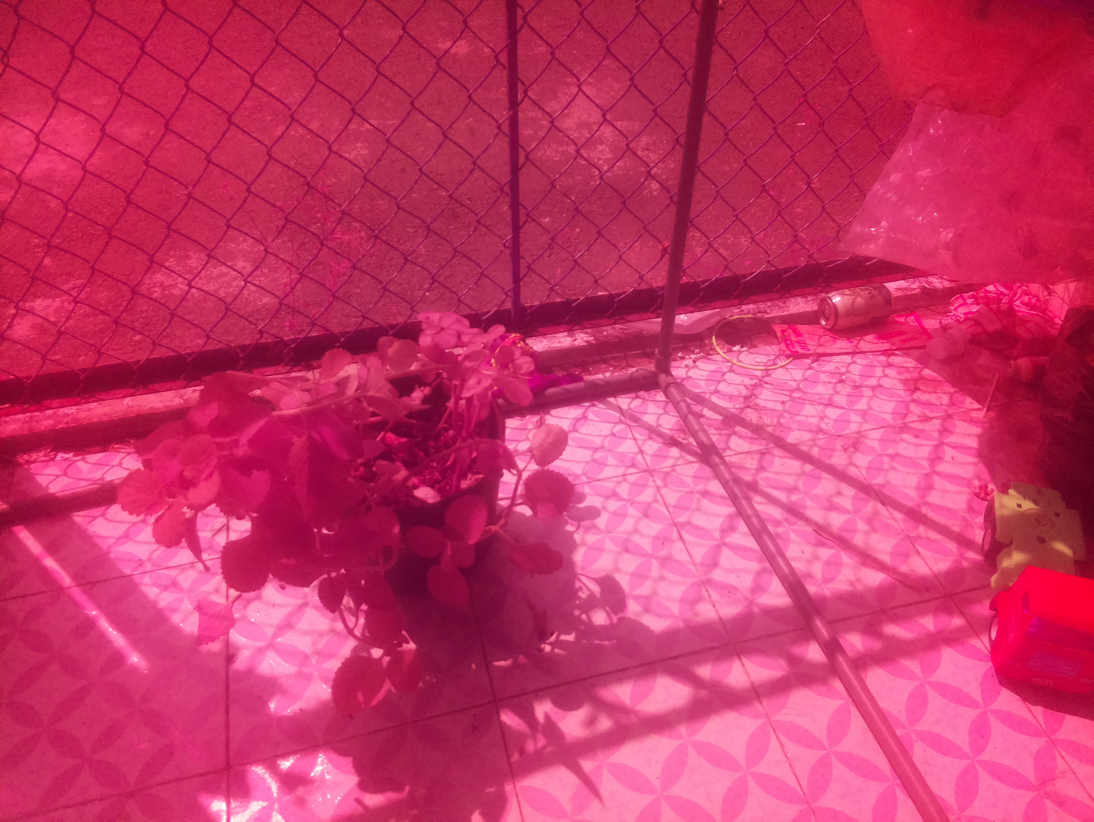
#> input picture 28325b.jpeg, 3280 x 2464 px (shown at 1/3 size)
$ python sift.py
#> lines starting #> are read from the running program, lines starting #| are printed output that depends on the picture; long printed decimals are rounded
import cv2
from matplotlib import pyplot as plt
import numpy as np

def filter_matches_with_mask(matches, mask):
    filtered_matches = []
    for i, m in enumerate(matches):
        if mask[i] == 1:  # mask là mảng NumPy, giá trị True được biểu diễn bằng 1
            filtered_matches.append(m)
    return filtered_matches
def split_red(rgb):
    _,_,r = cv2.split(rgb)
    return r

def align_image(img_nir,img_rgb): #sift
    sift = cv2.SIFT_create()

    kp1, des1 = sift.detectAndCompute(img_nir, None)
    kp2, des2 = sift.detectAndCompute(img_rgb, None)

    FLANN_INDEX_KDTREE = 1
    index_params = dict(algorithm=FLANN_INDEX_KDTREE, trees=5)
    search_params = dict(checks=50)
    flann = cv2.FlannBasedMatcher(index_params, search_params)

    matches = flann.knnMatch(des1, des2, k=2)

    good_matches = []
    for m, n in matches:
        if m.distance < 0.75 * n.distance:
            good_matches.append(m)
    print(f"Số lượng matches ban đầu: {len(good_matches)}")
    # Lấy tọa độ các điểm tương ứng
    src_pts = np.float32([kp1[m.queryIdx].pt for m in good_matches]).reshape(-1, 1, 2)
    dst_pts = np.float32([kp2[m.trainIdx].pt for m in good_matches]).reshape(-1, 1, 2)
    # Tìm ma trận homography
    H, mask = cv2.findHomography(src_pts, dst_pts, cv2.RANSAC, 5.0)
    filtered_matches = filter_matches_with_mask(good_matches, mask)
    print(f"Số lượng matches sau khi lọc: {len(filtered_matches)}")
    img_warp = cv2.warpPerspective(img_nir, H, (width,height))
    img3 = cv2.drawMatches(img_nir,kp1,img_rgb,kp2,filtered_matches[:],None, flags=2)
    return img_warp

nir_path ='28325b.jpeg'
rgb_path ='28325_2.jpeg'

img_nir = cv2.imread(nir_path, cv2.IMREAD_UNCHANGED)
#> img_nir is the input picture: shape (2464, 3280, 3); mean B, G, R 101.7, 52.8, 200.5
img_rgb = cv2.imread(rgb_path, cv2.IMREAD_UNCHANGED)
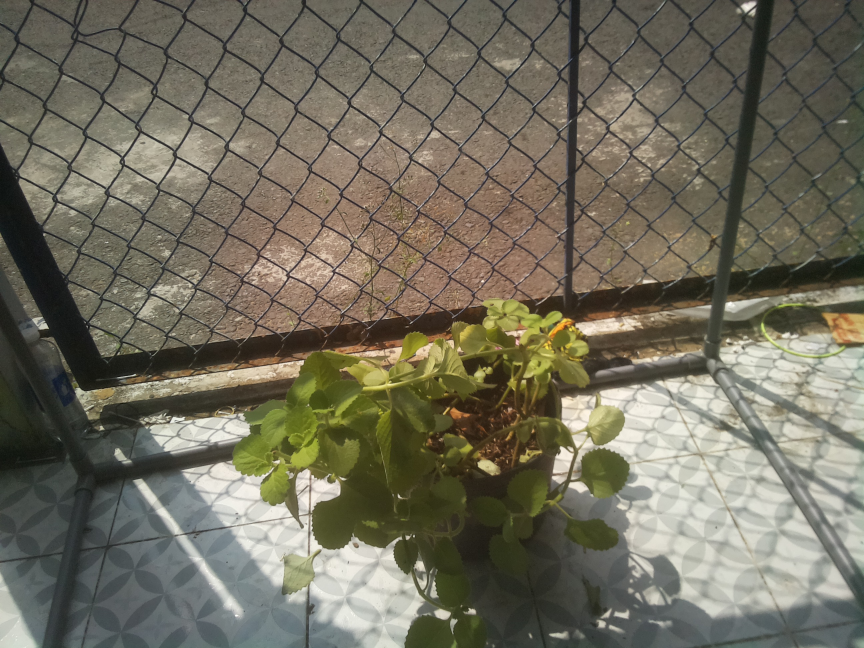
#> input picture 28325_2.jpeg, 2592 x 1944 px (shown at 1/3 size)
#> img_rgb is the input picture: shape (1944, 2592, 3); mean B, G, R 94, 110, 114.1

#resize hinh anh bang pp noi suy cubic

height, width, channels = img_nir.shape # h = 2464, w = 3280
#> height = 2464; width = 3280; channels = 3

img_rgb = cv2.resize(img_rgb,(width,height),cv2.INTER_CUBIC)
#> img_rgb: shape (2464, 3280, 3)
image_align = align_image(img_nir, img_rgb)
#> in align_image, `kp1, des1 = sift.detectAndCompute(img_nir, None)`: kp1 = 6261 keypoints; strongest (x, y, size): (2619, 688, 4.3), (2794, 393, 2.6), (2806, 641, 2.8), (2470, 968, 7.8)
#> in align_image, `kp2, des2 = sift.detectAndCompute(img_rgb, None)`: kp2 = 22373 keypoints; strongest (x, y, size): (1571, 2039, 5.1), (511, 1426, 5.4), (1594, 2150, 24.3), (1678, 2335, 30)
#> in align_image, `matches = flann.knnMatch(des1, des2, k=2)`: matches = 6261 matches
#> after the loop in align_image, `for m, n in matches:`: good_matches = 643 matches
#| Số lượng matches ban đầu: 643
#> in align_image, `src_pts = np.float32([kp1[m.queryIdx].pt for m in good_matches]).resha..`: src_pts = 643 rows, first 8: [62.79, 1381.8], [69.5, 1372.4], [76.96, 1370.8], [80.02, 1376.1], [96.76, 1397.6], [102.6, 1367.9], [108.9, 749.4], [110.5, 1365.5]
#> in align_image, `dst_pts = np.float32([kp2[m.trainIdx].pt for m in good_matches]).resha..`: dst_pts = 643 rows, first 8: [543.7, 1607.1], [548.7, 1595.9], [555.8, 1594.7], [558.8, 1600.4], [576.2, 1624.5], [582.9, 1593.2], [604.6, 929], [589.9, 1590.1]
#> in align_image, `H, mask = cv2.findHomography(src_pts, dst_pts, cv2.RANSAC, 5.0)`: H = [[0.905, -0.0681, 553.6], [-0.0604, 0.985, 165.9], [-6e-05, -3.46e-05, 1]]; mask = 643 values, max 1 at index 0, min 0 at index 6, mean 0.543
#> after the loop in filter_matches_with_mask, `for i, m in enumerate(matches):`: filtered_matches = 349 matches
#| Số lượng matches sau khi lọc: 349
cv2.imwrite('28325nir.jpeg',image_align)

#nir = cv2.imread('28325nir.jpeg',cv2.COLOR_BGR2GRAY)
red = split_red(img_rgb)
if len(image_align.shape) == 3: # nếu nir là ảnh màu chuyển về ảnh xám.
    b,g,nir = cv2.split(image_align)
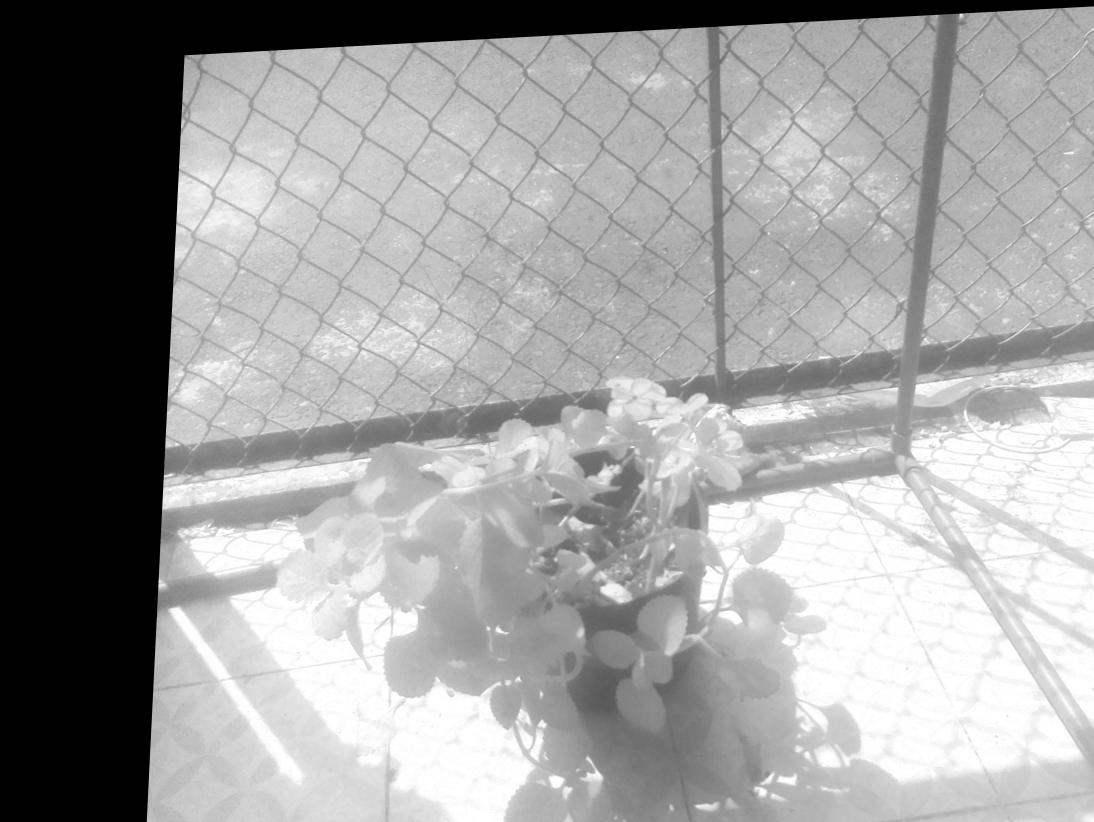
#> nir: shape (2464, 3280) (shown at 1/3 size); min 0, max 255, mean 157.3
print(red.shape)
#| (2464, 3280)
print(nir.shape)
#| (2464, 3280)

np.seterr(divide='ignore', invalid='ignore')

ndvi = (nir.astype(float) - red.astype(float) ) / (nir + red+1e-8)
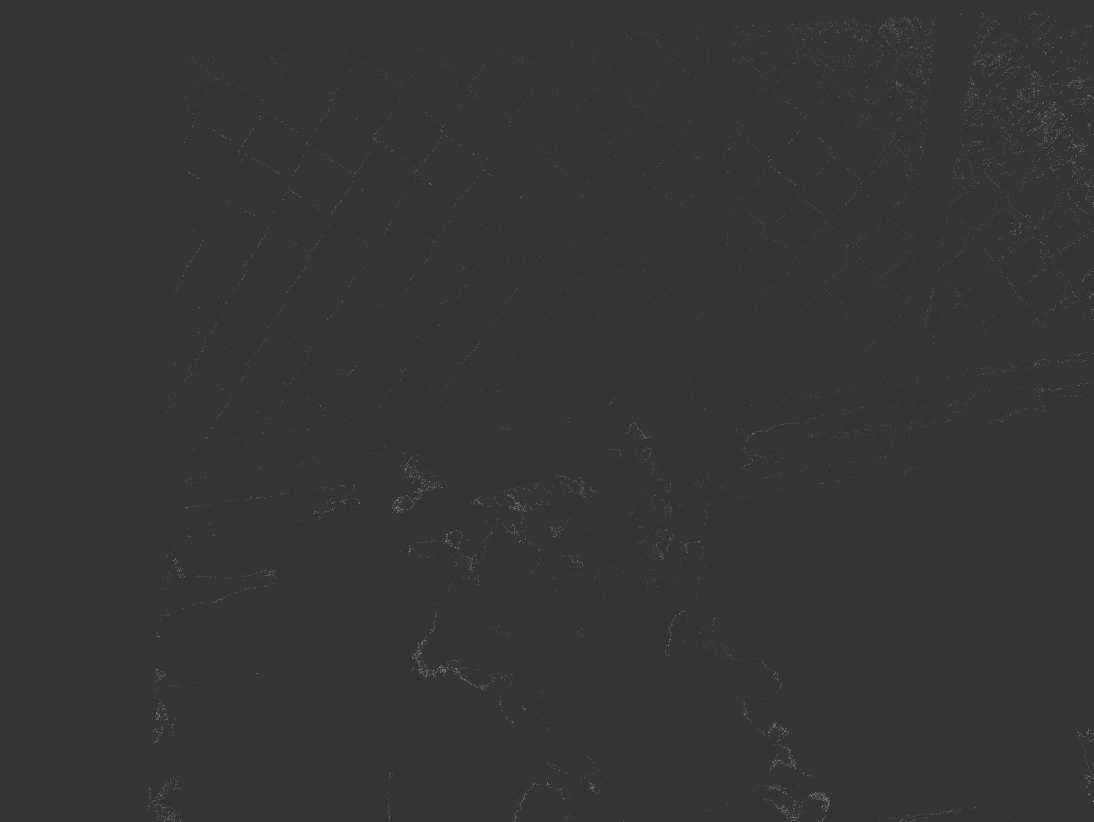
#> ndvi: shape (2464, 3280) float64 (shown at 1/3 size); min -5.2e+09, max 1.98e+10, mean 31205012.3; drawn with min black and max white
ndvi_normalized = ((ndvi + 1) / 2) * 255  # Chuyển từ -1,1 sang 0,255
ndvi_normalized = ndvi_normalized.astype(np.uint8)
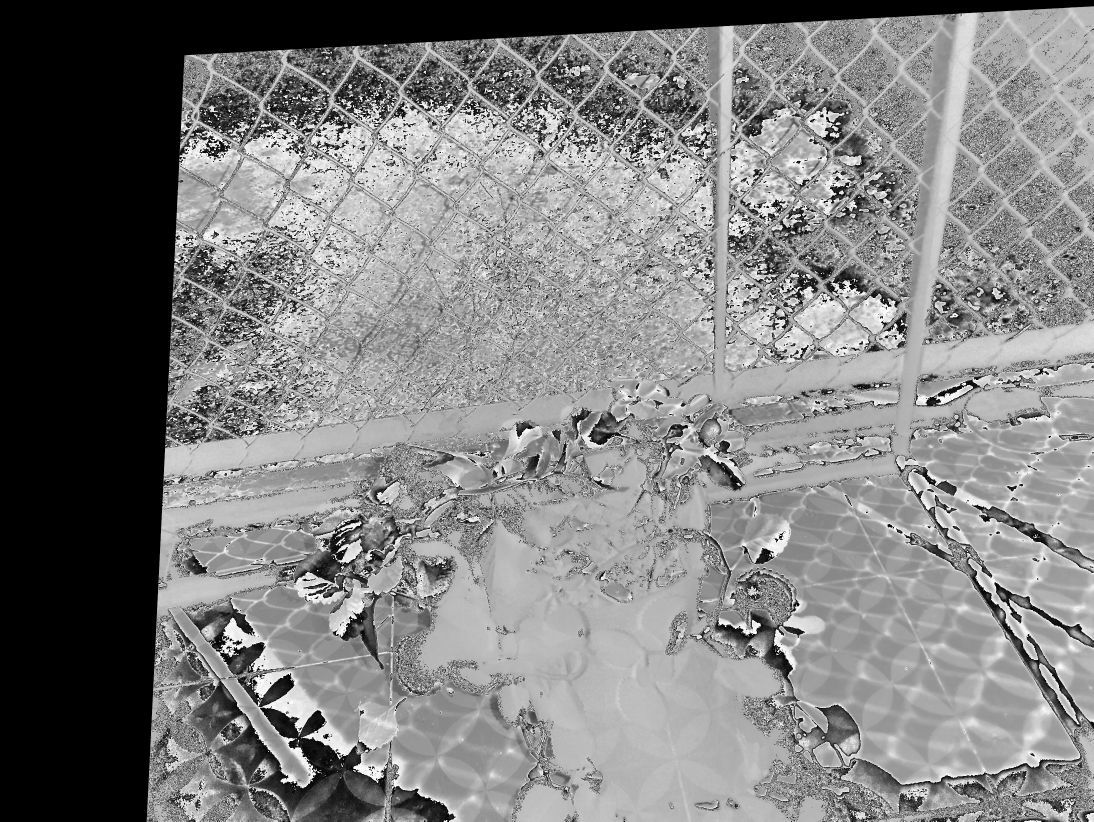
#> ndvi_normalized: shape (2464, 3280) (shown at 1/3 size); min 0, max 254, mean 126.9
ndvi_colored = cv2.applyColorMap(ndvi_normalized, cv2.COLORMAP_JET)
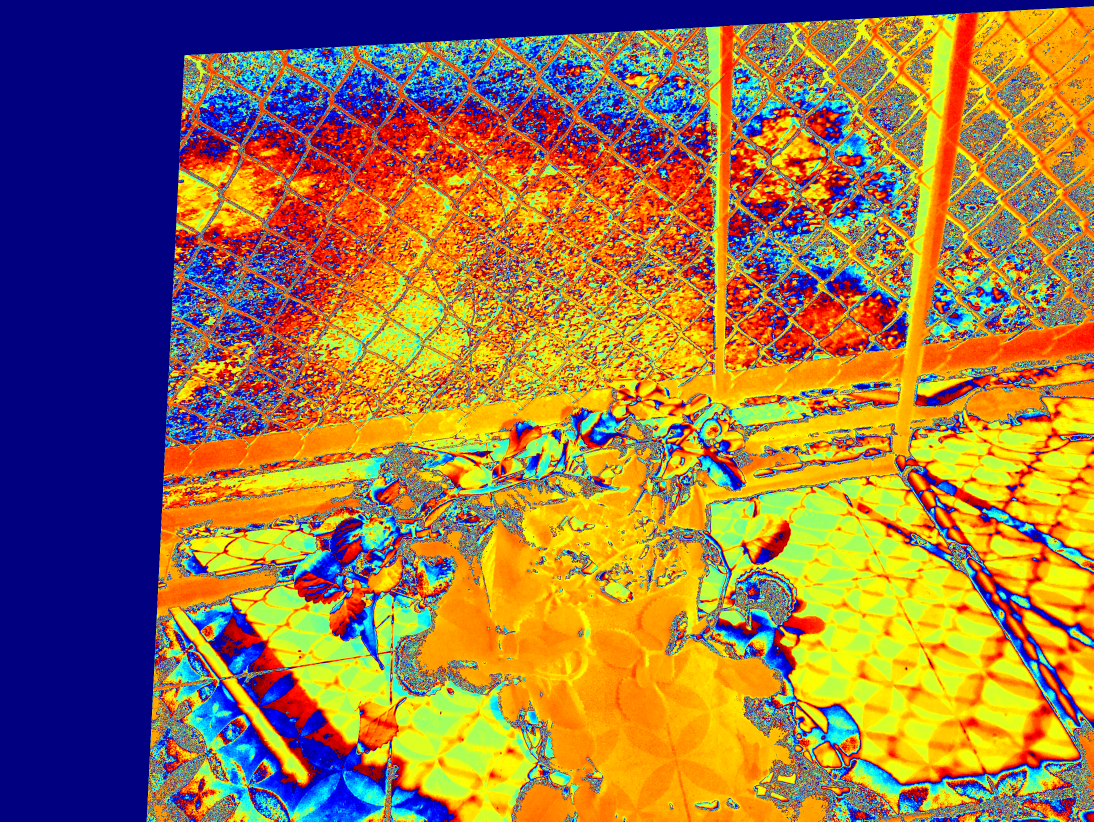
#> ndvi_colored: shape (2464, 3280, 3) (shown at 1/3 size); mean B, G, R 71.7, 116.9, 151.1
print(ndvi[1618][1477])
#| 0.2661
ndvi = np.random.uniform(-1, 1, size=(2464, 3280))
plt.imshow(ndvi_colored)
#plt.imshow(nir),
plt.show()
